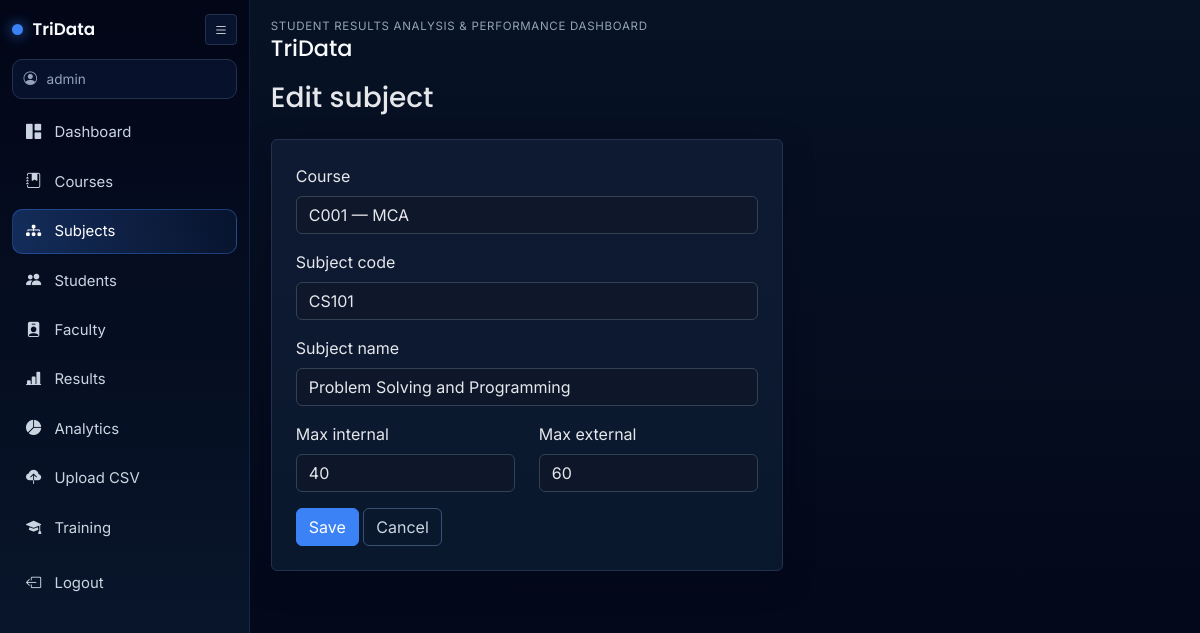
Screenshot of /admin/subjects/2/edit (signed in) with the database file from the repository.
### app/models.py (models this page shows, shortened)
class User(UserMixin, db.Model):
    __tablename__ = "users"
    id = db.Column(db.Integer, primary_key=True)
    username = db.Column(db.String(80), unique=True, nullable=False, index=True)
    password_hash = db.Column(db.String(256), nullable=False)
    role = db.Column(db.String(20), nullable=False, default="student")  # admin | faculty | student
    student = db.relationship("Student", backref="user_account", uselist=False)
    faculty = db.relationship("Faculty", backref="user_account", uselist=False)

class Subject(db.Model):
    __tablename__ = "subjects"
    id = db.Column(db.Integer, primary_key=True)
    name = db.Column(db.String(120), nullable=False)
    code = db.Column(db.String(32), nullable=False, index=True)
    course_id = db.Column(db.Integer, db.ForeignKey("courses.id"), nullable=False)
    max_internal = db.Column(db.Integer, default=40)
    max_external = db.Column(db.Integer, default=60)
    __table_args__ = (db.UniqueConstraint("course_id", "code", name="uq_subject_course_code"),)
    results = db.relationship("Result", backref="subject", lazy="dynamic")

class Course(db.Model):
    __tablename__ = "courses"
    id = db.Column(db.Integer, primary_key=True)
    name = db.Column(db.String(120), nullable=False)
    code = db.Column(db.String(32), unique=True, nullable=False, index=True)
    duration_years = db.Column(db.Integer, default=4)
    subjects = db.relationship("Subject", backref="course", lazy="dynamic")
    students = db.relationship("Student", backref="course", lazy="dynamic")

### app/routes/admin.py (the view, shortened to what this page needs)
@bp.route("/subjects/<int:sid>/edit", methods=["GET", "POST"])
def subject_edit(sid):
    subject = Subject.query.get_or_404(sid)
    courses = Course.query.order_by(Course.code).all()
    return render_template("admin/subject_form.html", subject=subject, courses=courses)

### app/routes/admin.py (called while the page is built)
@bp.before_request
@login_required
def _admin_gate():
    if current_user.role != "admin":
        from flask import abort
        abort(403)

### app/templates/admin/subject_form.html (shortened to what this page needs)
{% extends "base.html" %}
{% block content %}
<h1 class="h3 mb-4">{% if subject %}Edit{% else %}Add{% endif %} subject</h1>
<div class="card p-4" style="max-width: 32rem;">
  <form method="post">
    <div class="mb-3">
      <label class="form-label" for="course_id">Course</label>
      <select class="form-select" id="course_id" name="course_id" required>
        {% for c in courses %}
        <option value="{{ c.id }}" {% if subject and subject.course_id == c.id %}selected{% endif %}>{{ c.code }} — {{ c.name }}</option>
        {% endfor %}
      </select>
    </div>
    <div class="mb-3">
      <label class="form-label" for="code">Subject code</label>
      <input class="form-control" id="code" name="code" required value="{{ subject.code if subject else '' }}">
    </div>
    <div class="mb-3">
      <label class="form-label" for="name">Subject name</label>
      <input class="form-control" id="name" name="name" required value="{{ subject.name if subject else '' }}">
    </div>
    <div class="row">
      <div class="col mb-3">
        <label class="form-label" for="max_internal">Max internal</label>
        <input class="form-control" type="number" min="0" id="max_internal" name="max_internal" value="{{ subject.max_internal if subject else 40 }}">
      </div>
      <div class="col mb-3">
        <label class="form-label" for="max_external">Max external</label>
        <input class="form-control" type="number" min="0" id="max_external" name="max_external" value="{{ subject.max_external if subject else 60 }}">
      </div>
    </div>
    <button type="submit" class="btn btn-primary">Save</button>
    <a class="btn btn-outline-secondary" href="{{ url_for('admin.subjects_list') }}">Cancel</a>
  </form>
</div>
{% endblock %}

### app/templates/base.html (shortened to what this page needs)
<!DOCTYPE html>
<html lang="en">
<head>
  <link href="https://cdn.jsdelivr.net/npm/bootstrap-icons@1.11.3/font/bootstrap-icons.css" rel="stylesheet">
  <link href="https://cdn.jsdelivr.net/npm/bootstrap@5.3.3/dist/css/bootstrap.min.css" rel="stylesheet">
  <link rel="stylesheet" href="{{ url_for('static', filename='css/app.css') }}">
</head>
<body>
  {% if current_user.is_authenticated %}
  <div id="tridataShell" class="app-shell">
    <aside id="appSidebar" class="app-sidebar">
      <div class="sidebar-head">
        <div class="brand-wrap">
          <span class="brand-dot"></span>
          <span class="brand-text">TriData</span>
        </div>
        <button id="sidebarToggle" class="btn btn-sm icon-btn" type="button" aria-label="Toggle sidebar">
          <i class="bi bi-list"></i>
        </button>
      </div>
      <div class="user-chip">
        <i class="bi bi-person-circle"></i>
        <span>{{ current_user.username }}</span>
      </div>
      <nav class="side-nav">
        {% if current_user.role == 'admin' %}
        <a class="side-link {% if request.endpoint == 'admin.dashboard' %}active{% endif %}" href="{{ url_for('admin.dashboard') }}"><i class="bi bi-grid-1x2-fill"></i><span>Dashboard</span></a>
        <a class="side-link " href="{{ url_for('admin.courses_list') }}"><i class="bi bi-journal-bookmark-fill"></i><span>Courses</span></a>
        <a class="side-link {% if request.endpoint in ['admin.subjects_list', 'admin.subject_add', 'admin.subject_edit'] %}active{% endif %}" href="{{ url_for('admin.subjects_list') }}"><i class="bi bi-diagram-3-fill"></i><span>Subjects</span></a>
        <a class="side-link " href="{{ url_for('admin.students_list') }}"><i class="bi bi-people-fill"></i><span>Students</span></a>
        <a class="side-link " href="{{ url_for('admin.faculty_list') }}"><i class="bi bi-person-badge-fill"></i><span>Faculty</span></a>
        <a class="side-link {% if request.endpoint == 'admin.results_list' %}active{% endif %}" href="{{ url_for('admin.results_list') }}"><i class="bi bi-bar-chart-line-fill"></i><span>Results</span></a>
        <a class="side-link {% if request.endpoint == 'admin.analytics' %}active{% endif %}" href="{{ url_for('admin.analytics') }}"><i class="bi bi-pie-chart-fill"></i><span>Analytics</span></a>
        <a class="side-link {% if request.endpoint == 'admin.results_upload' %}active{% endif %}" href="{{ url_for('admin.results_upload') }}"><i class="bi bi-cloud-upload-fill"></i><span>Upload CSV</span></a>
        <a class="side-link {% if request.endpoint in ['admin.training_list'] %}active{% endif %}" href="{{ url_for('admin.training_list') }}"><i class="bi bi-mortarboard-fill"></i><span>Training</span></a>
        {% endif %}
      </nav>
      <a class="side-link logout-link" href="{{ url_for('auth.logout') }}"><i class="bi bi-box-arrow-left"></i><span>Logout</span></a>
    </aside>
    <div class="content-wrap">
      <header class="content-head">
        <div>
          <div class="eyebrow">Student Results Analysis & Performance Dashboard</div>
          <h1 class="page-title">{% block page_title %}TriData{% endblock %}</h1>
        </div>
      </header>
      <main class="content-main">
        {{ self.content() }}
      </main>
    </div>
  </div>
  {% endif %}
</body>
</html>

### app/static/css/app.css (style rules this page uses)
:root { --deep-blue: #0a192f; --dark-black: #020617; --accent-blue: #3b82f6; --light-text: #e5e7eb; --muted-text: #94a3b8; --panel: #0f1b33; --panel-2: #111f3a; --border: #23314f; }
* { font-family: Inter, "Segoe UI", sans-serif; }
body { min-height: 100vh; background: linear-gradient(180deg, #071225 0%, var(--dark-black) 100%); color: var(--light-text); }
h1, h2, h3, h4, h5, h6, .page-title, .brand-text { font-family: Poppins, Inter, sans-serif; }
.app-shell { display: flex; min-height: 100vh; }
.app-sidebar { position: fixed; top: 0; left: 0; bottom: 0; width: 250px; background: linear-gradient(180deg, var(--dark-black) 0%, var(--deep-blue) 100%); border-right: 1px solid rgba(59, 130, 246, 0.18); padding: 0.9rem 0.75rem 0.8rem; transition: width 0.2s ease; overflow: hidden; z-index: 1050; }
.sidebar-head { display: flex; align-items: center; justify-content: space-between; margin-bottom: 0.85rem; }
.brand-wrap { display: flex; align-items: center; gap: 0.6rem; }
.brand-dot { width: 11px; height: 11px; border-radius: 50%; background: var(--accent-blue); box-shadow: 0 0 14px rgba(59, 130, 246, 0.8); }
.brand-text { font-size: 1.05rem; font-weight: 600; color: #f8fafc; }
.icon-btn { border: 1px solid var(--border); color: var(--light-text); background: rgba(59, 130, 246, 0.1); }
.user-chip { display: flex; align-items: center; gap: 0.6rem; color: var(--muted-text); border: 1px solid var(--border); background: rgba(59, 130, 246, 0.08); border-radius: 10px; padding: 0.55rem 0.65rem; font-size: 0.85rem; margin-bottom: 0.7rem; }
.side-nav { display: flex; flex-direction: column; gap: 0.3rem; }
.side-link { display: flex; align-items: center; gap: 0.75rem; color: #cbd5e1; text-decoration: none; border-radius: 10px; padding: 0.62rem 0.72rem; font-size: 0.93rem; border: 1px solid transparent; transition: all 0.18s ease; }
.side-link i { width: 18px; text-align: center; font-size: 0.95rem; }
.side-link.active { color: #fff; border-color: rgba(59, 130, 246, 0.36); background: linear-gradient(90deg, rgba(59, 130, 246, 0.28), rgba(59, 130, 246, 0.08)); }
.logout-link { margin-top: 0.7rem; }
.content-wrap { margin-left: 250px; width: calc(100% - 250px); transition: margin-left 0.2s ease, width 0.2s ease; }
.content-head { padding: 1.1rem 1.3rem 0.4rem; }
.eyebrow { color: var(--muted-text); text-transform: uppercase; letter-spacing: 0.06em; font-size: 0.72rem; }
.page-title { margin-bottom: 0; font-size: 1.4rem; color: #f8fafc; }
.content-main { padding: 0.8rem 1.3rem 1.35rem; }
.card { background: linear-gradient(180deg, rgba(15, 27, 51, 0.92), rgba(10, 25, 47, 0.92)); border: 1px solid var(--border); box-shadow: 0 10px 30px rgba(2, 6, 23, 0.45); color: var(--light-text); }
.form-control, .form-select { background: rgba(15, 23, 42, 0.8); border-color: #334155; color: var(--light-text); }
.btn-primary { background-color: var(--accent-blue); border-color: var(--accent-blue); }
.btn-outline-secondary, .btn-outline-primary, .btn-outline-success, .btn-outline-danger { border-color: #3b4f73; color: #cbd5e1; }

### rows the page displays
User: username "admin"
Subject: course_id "C001 — MCA", code "CS101", name "Problem Solving and Programming", max_internal "40", max_external "60"
